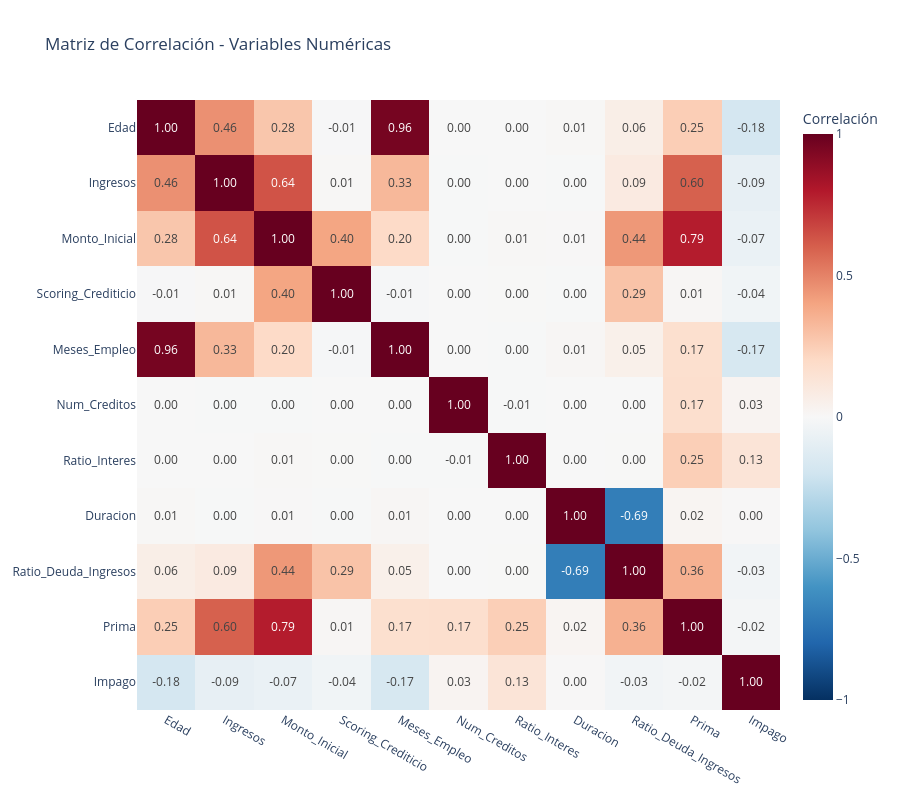

Notebook code cell kept with this figure:
### Code cell
#GRÁFICO 6: Matriz de correlación
#Seleccionar variables numéricas relevantes
num_vars = ['Edad', 'Ingresos', 'Monto_Inicial', 'Scoring_Crediticio', 
            'Meses_Empleo', 'Num_Creditos', 'Ratio_Interes', 
            'Duracion', 'Ratio_Deuda_Ingresos', 'Prima', 'Impago']

#Calcular correlaciones
corr_matrix = df[num_vars].corr()

fig7 = px.imshow(
    corr_matrix,
    text_auto='.2f',
    aspect='auto',
    color_continuous_scale='RdBu_r',
    title='Matriz de Correlación - Variables Numéricas',
    labels=dict(color='Correlación'),
    zmin=-1, zmax=1
)

fig7.update_layout(
    width=900,
    height=800
)
fig7.show()

### Figure 1 — Plotly figure (JSON) as saved in the notebook; plotly's stock layout.template omitted (floating-point values rounded to 4 significant figures)
{"data": [{"coloraxis": "coloraxis", "hovertemplate": "x: %{x}<br>y: %{y}<br>Correlación: %{z}<extra></extra>", "name": "0", "texttemplate": "%{z:.2f}", "type": "heatmap", "x": ["Edad", "Ingresos", "Monto_Inicial", "Scoring_Crediticio", "Meses_Empleo", "Num_Creditos", "Ratio_Interes", "Duracion", "Ratio_Deuda_Ingresos", "Prima", "Impago"], "xaxis": "x", "y": ["Edad", "Ingresos", "Monto_Inicial", "Scoring_Crediticio", "Meses_Empleo", "Num_Creditos", "Ratio_Interes", "Duracion", "Ratio_Deuda_Ingresos", "Prima", "Impago"], "yaxis": "y", "z": [[1.0, 0.4612, 0.2787, -0.007271, 0.9595, 0.0007778, -0.001672, 0.008573, 0.06488, 0.2481, -0.1769], [0.4612, 1.0, 0.6361, 0.006751, 0.3315, -0.002657, 0.0004121, -0.003641, 0.09133, 0.598, -0.08674], [0.2787, 0.6361, 1.0, 0.3973, 0.197, -0.004522, 0.00672, 0.005897, 0.4388, 0.7886, -0.06919], [-0.007271, 0.006751, 0.3973, 1.0, -0.009382, 0.0006481, 0.002521, -0.002697, 0.289, 0.01412, -0.03583], [0.9595, 0.3315, 0.197, -0.009382, 1.0, 0.002083, -0.003463, 0.01133, 0.05244, 0.1669, -0.1693], [0.0007778, -0.002657, -0.004522, 0.0006481, 0.002083, 1.0, -0.005147, -0.0001231, -0.001215, 0.17, 0.02684], [-0.001672, 0.0004121, 0.00672, 0.002521, -0.003463, -0.005147, 1.0, 0.0005039, 0.003278, 0.246, 0.1327], [0.008573, -0.003641, 0.005897, -0.002697, 0.01133, -0.0001231, 0.0005039, 1.0, -0.6944, 0.02078, 0.004455], [0.06488, 0.09133, 0.4388, 0.289, 0.05244, -0.001215, 0.003278, -0.6944, 1.0, 0.3553, -0.03133], [0.2481, 0.598, 0.7886, 0.01412, 0.1669, 0.17, 0.246, 0.02078, 0.3553, 1.0, -0.02057], [-0.1769, -0.08674, -0.06919, -0.03583, -0.1693, 0.02684, 0.1327, 0.004455, -0.03133, -0.02057, 1.0]]}], "layout": {"coloraxis": {"cmax": 1, "cmin": -1, "colorbar": {"title": {"text": "Correlación"}}, "colorscale": [[0, "rgb(5,48,97)"], [0.1, "rgb(33,102,172)"], [0.2, "rgb(67,147,195)"], [0.3, "rgb(146,197,222)"], [0.4, "rgb(209,229,240)"], [0.5, "rgb(247,247,247)"], [0.6, "rgb(253,219,199)"], [0.7, "rgb(244,165,130)"], [0.8, "rgb(214,96,77)"], [0.9, "rgb(178,24,43)"], [1, "rgb(103,0,31)"]]}, "height": 800, "title": {"text": "Matriz de Correlación - Variables Numéricas"}, "width": 900, "xaxis": {"anchor": "y", "domain": [0, 1]}, "yaxis": {"anchor": "x", "autorange": "reversed", "domain": [0, 1]}}}
